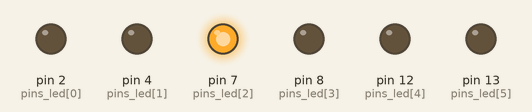
Recording of a sketch running on a simulated Arduino Uno, built with avr-gcc and run on an emulated ATmega328P. Parts: output pins drawn as LEDs (lit = HIGH).

Above: at 0.15 s.
At 10.35 s:
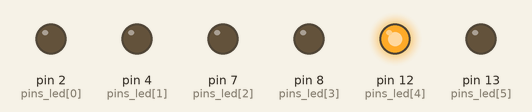
At 20.51 s:
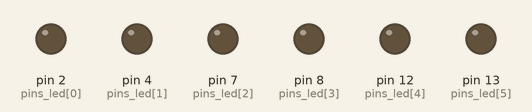
At 39.64 s:
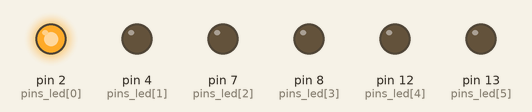
Timing chart, 0 to 39.9 s (numbered marks = the images above):
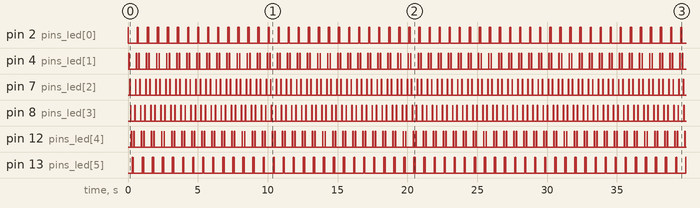

The sketch:

sketch_Knight_Rider.ino
```cpp
int pins_led[] = {2,4,7,8,12,13};
int tam = 6,pausa = 30;
void setup() {
  // put your setup code here, to run once:
  for(int i=0 ; i < tam ;i++){
      pinMode(pins_led[i],OUTPUT);
  }
}

void loop() {
  // put your main code here, to run repeatedly:
  for(int i=0; i<tam; i++){
     digitalWrite(pins_led[i],HIGH);
     delay(pausa);
     digitalWrite(pins_led[i],LOW);
     delay(pausa);
  }

  for(int i= tam-1; i >=0 ; i-- ){
     digitalWrite(pins_led[i],HIGH);
     delay(pausa);
     digitalWrite(pins_led[i],LOW);
     delay(pausa);
  }
}
```

Measured:
- by itself, pin 2 (pins_led[0]): repeats every 0.72 s: LOW 0.63 s, HIGH 0.03 s, LOW 0.03 s, HIGH 0.03 s
- by itself, pin 4 (pins_led[1]): repeats every 0.72 s: LOW 0.51 s, HIGH 0.03 s, LOW 0.15 s, HIGH 0.03 s
- by itself, pin 7 (pins_led[2]): repeats every 0.72 s: LOW 0.39 s, HIGH 0.03 s, LOW 0.27 s, HIGH 0.03 s
- by itself, pin 8 (pins_led[3]): repeats every 0.72 s: LOW 0.27 s, HIGH 0.03 s, LOW 0.39 s, HIGH 0.03 s
- by itself, pin 12 (pins_led[4]): repeats every 0.72 s: LOW 0.15 s, HIGH 0.03 s, LOW 0.51 s, HIGH 0.03 s
- by itself, pin 13 (pins_led[5]): repeats every 0.72 s: LOW 0.03 s, HIGH 0.03 s, LOW 0.63 s, HIGH 0.03 s
